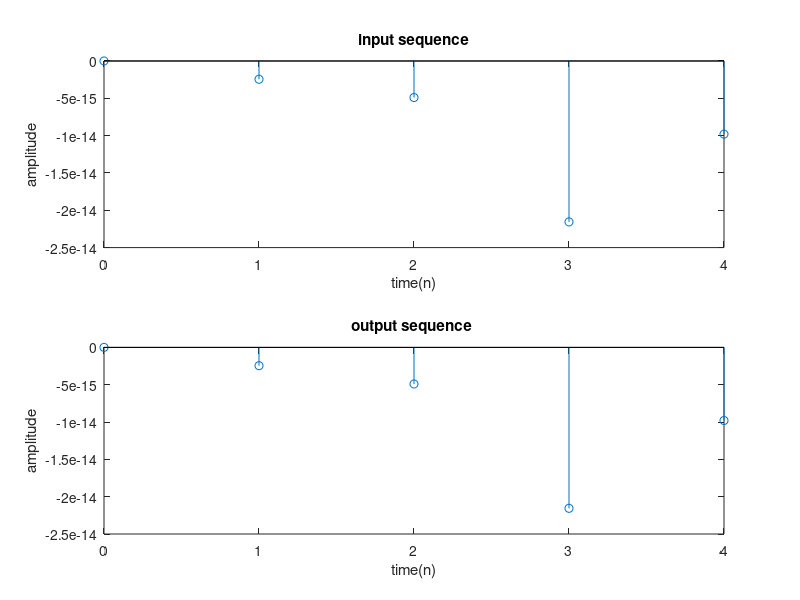

The MATLAB script that drew this image:
L=input('enter the upsampling factor : ');
D=input('enter the downsampling factor : ');
N=input('enter the length of the input signal : ');
f1=input('enter the frequency of first sinusodal : ');
f2=input('enter the frequency of second sinusodal : ');
n=0:N-1;
x=sin(2*pi*f1*n)+sin(2*pi*f2*n);
y=resample(x,L,D);
subplot(2,1,1)
stem(n,x(1:N))
title('input sequence');
xlabel('time(n)');
ylabel('amplitude');
subplot(2,1,2)
m=0:N*L/D-1;
stem(m,y(1:N*L/D));
title('output sequence ');
xlabel('time(n)');
ylabel('amplitude');
